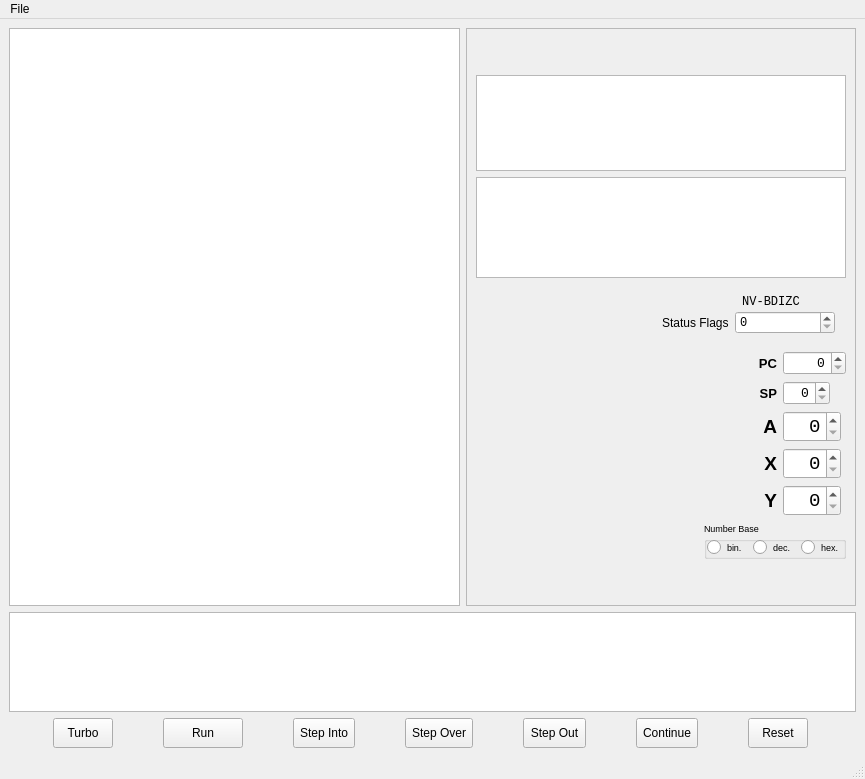
<?xml version="1.0" encoding="UTF-8"?>
<ui version="4.0">
 <class>MainWindow</class>
 <widget class="QMainWindow" name="MainWindow">
  <property name="geometry">
   <rect>
    <x>0</x>
    <y>0</y>
    <width>865</width>
    <height>779</height>
   </rect>
  </property>
  <property name="windowTitle">
   <string>6502 Assembler</string>
  </property>
  <widget class="QWidget" name="centralwidget">
   <layout class="QVBoxLayout" name="verticalLayout">
    <item>
     <layout class="QHBoxLayout" name="mainLayout">
      <item>
       <widget class="CodeEditor" name="codeEditor">
        <property name="font">
         <font>
          <family>Monospace</family>
          <pointsize>10</pointsize>
         </font>
        </property>
       </widget>
      </item>
      <item>
       <widget class="QFrame" name="rhsFrame">
        <property name="sizePolicy">
         <sizepolicy hsizetype="Preferred" vsizetype="Preferred">
          <horstretch>0</horstretch>
          <verstretch>0</verstretch>
         </sizepolicy>
        </property>
        <property name="frameShape">
         <enum>QFrame::StyledPanel</enum>
        </property>
        <property name="frameShadow">
         <enum>QFrame::Raised</enum>
        </property>
        <layout class="QGridLayout" name="gridLayout" columnstretch="0,0">
         <item row="4" column="1">
          <widget class="NumberBaseSpinBox" name="spnProgramCounter">
           <property name="sizePolicy">
            <sizepolicy hsizetype="Fixed" vsizetype="Fixed">
             <horstretch>0</horstretch>
             <verstretch>0</verstretch>
            </sizepolicy>
           </property>
           <property name="font">
            <font>
             <family>Monospace</family>
             <pointsize>10</pointsize>
            </font>
           </property>
           <property name="alignment">
            <set>Qt::AlignRight|Qt::AlignTrailing|Qt::AlignVCenter</set>
           </property>
           <property name="maximum">
            <number>65535</number>
           </property>
           <property name="displayIntegerBase">
            <number>16</number>
           </property>
          </widget>
         </item>
         <item row="7" column="0">
          <widget class="QLabel" name="labelX">
           <property name="font">
            <font>
             <pointsize>14</pointsize>
             <bold>true</bold>
            </font>
           </property>
           <property name="text">
            <string>X</string>
           </property>
           <property name="alignment">
            <set>Qt::AlignRight|Qt::AlignTrailing|Qt::AlignVCenter</set>
           </property>
          </widget>
         </item>
         <item row="5" column="0">
          <widget class="QLabel" name="labelSP">
           <property name="font">
            <font>
             <pointsize>10</pointsize>
             <bold>true</bold>
            </font>
           </property>
           <property name="text">
            <string>SP</string>
           </property>
           <property name="alignment">
            <set>Qt::AlignRight|Qt::AlignTrailing|Qt::AlignVCenter</set>
           </property>
          </widget>
         </item>
         <item row="7" column="1">
          <widget class="NumberBaseSpinBox" name="spnXRegister">
           <property name="sizePolicy">
            <sizepolicy hsizetype="Fixed" vsizetype="Fixed">
             <horstretch>0</horstretch>
             <verstretch>0</verstretch>
            </sizepolicy>
           </property>
           <property name="font">
            <font>
             <family>Monospace</family>
             <pointsize>14</pointsize>
            </font>
           </property>
           <property name="alignment">
            <set>Qt::AlignRight|Qt::AlignTrailing|Qt::AlignVCenter</set>
           </property>
           <property name="maximum">
            <number>255</number>
           </property>
           <property name="displayIntegerBase">
            <number>16</number>
           </property>
          </widget>
         </item>
         <item row="3" column="0" colspan="2">
          <widget class="QWidget" name="statusFlagsArea" native="true">
           <layout class="QHBoxLayout" name="horizontalLayout_5">
            <item>
             <spacer name="horizontalSpacer_2">
              <property name="orientation">
               <enum>Qt::Horizontal</enum>
              </property>
              <property name="sizeHint" stdset="0">
               <size>
                <width>40</width>
                <height>20</height>
               </size>
              </property>
             </spacer>
            </item>
            <item>
             <widget class="QWidget" name="widget" native="true">
              <layout class="QGridLayout" name="gridLayout_2">
               <property name="leftMargin">
                <number>2</number>
               </property>
               <property name="topMargin">
                <number>2</number>
               </property>
               <property name="rightMargin">
                <number>2</number>
               </property>
               <property name="bottomMargin">
                <number>2</number>
               </property>
               <property name="verticalSpacing">
                <number>2</number>
               </property>
               <item row="1" column="1">
                <widget class="NumberBaseSpinBox" name="spnStatusFlags">
                 <property name="minimumSize">
                  <size>
                   <width>100</width>
                   <height>0</height>
                  </size>
                 </property>
                 <property name="font">
                  <font>
                   <family>Monospace</family>
                   <pointsize>9</pointsize>
                  </font>
                 </property>
                 <property name="maximum">
                  <number>255</number>
                 </property>
                 <property name="displayIntegerBase">
                  <number>2</number>
                 </property>
                </widget>
               </item>
               <item row="1" column="0">
                <widget class="QLabel" name="label_4">
                 <property name="font">
                  <font>
                   <pointsize>9</pointsize>
                  </font>
                 </property>
                 <property name="text">
                  <string>Status Flags</string>
                 </property>
                </widget>
               </item>
               <item row="0" column="1">
                <widget class="QLabel" name="label">
                 <property name="font">
                  <font>
                   <family>Monospace</family>
                   <pointsize>9</pointsize>
                  </font>
                 </property>
                 <property name="text">
                  <string> NV-BDIZC</string>
                 </property>
                </widget>
               </item>
              </layout>
             </widget>
            </item>
           </layout>
          </widget>
         </item>
         <item row="1" column="0" colspan="2">
          <widget class="MemoryView" name="tvMemory">
           <property name="sizePolicy">
            <sizepolicy hsizetype="Fixed" vsizetype="Expanding">
             <horstretch>0</horstretch>
             <verstretch>0</verstretch>
            </sizepolicy>
           </property>
           <property name="minimumSize">
            <size>
             <width>370</width>
             <height>0</height>
            </size>
           </property>
           <property name="maximumSize">
            <size>
             <width>16777215</width>
             <height>100</height>
            </size>
           </property>
           <property name="font">
            <font>
             <family>Monospace</family>
             <pointsize>7</pointsize>
            </font>
           </property>
           <attribute name="horizontalHeaderDefaultSectionSize">
            <number>20</number>
           </attribute>
           <attribute name="verticalHeaderDefaultSectionSize">
            <number>20</number>
           </attribute>
          </widget>
         </item>
         <item row="4" column="0">
          <widget class="QLabel" name="labelPC">
           <property name="font">
            <font>
             <pointsize>10</pointsize>
             <bold>true</bold>
            </font>
           </property>
           <property name="text">
            <string>PC</string>
           </property>
           <property name="alignment">
            <set>Qt::AlignRight|Qt::AlignTrailing|Qt::AlignVCenter</set>
           </property>
          </widget>
         </item>
         <item row="5" column="1">
          <widget class="NumberBaseSpinBox" name="spnStackRegister">
           <property name="sizePolicy">
            <sizepolicy hsizetype="Fixed" vsizetype="Fixed">
             <horstretch>0</horstretch>
             <verstretch>0</verstretch>
            </sizepolicy>
           </property>
           <property name="font">
            <font>
             <family>Monospace</family>
             <pointsize>10</pointsize>
            </font>
           </property>
           <property name="alignment">
            <set>Qt::AlignRight|Qt::AlignTrailing|Qt::AlignVCenter</set>
           </property>
           <property name="maximum">
            <number>255</number>
           </property>
           <property name="displayIntegerBase">
            <number>16</number>
           </property>
          </widget>
         </item>
         <item row="8" column="0">
          <widget class="QLabel" name="labelY">
           <property name="font">
            <font>
             <pointsize>14</pointsize>
             <bold>true</bold>
            </font>
           </property>
           <property name="text">
            <string>Y</string>
           </property>
           <property name="alignment">
            <set>Qt::AlignRight|Qt::AlignTrailing|Qt::AlignVCenter</set>
           </property>
          </widget>
         </item>
         <item row="6" column="0">
          <widget class="QLabel" name="labelA">
           <property name="font">
            <font>
             <pointsize>14</pointsize>
             <bold>true</bold>
            </font>
           </property>
           <property name="text">
            <string>A</string>
           </property>
           <property name="alignment">
            <set>Qt::AlignRight|Qt::AlignTrailing|Qt::AlignVCenter</set>
           </property>
          </widget>
         </item>
         <item row="0" column="0">
          <spacer name="verticalSpacerTop">
           <property name="orientation">
            <enum>Qt::Vertical</enum>
           </property>
           <property name="sizeHint" stdset="0">
            <size>
             <width>20</width>
             <height>40</height>
            </size>
           </property>
          </spacer>
         </item>
         <item row="9" column="0" colspan="2">
          <widget class="QWidget" name="numberBaseArea" native="true">
           <layout class="QHBoxLayout" name="horizontalLayout_4">
            <property name="leftMargin">
             <number>0</number>
            </property>
            <property name="topMargin">
             <number>0</number>
            </property>
            <property name="rightMargin">
             <number>0</number>
            </property>
            <property name="bottomMargin">
             <number>0</number>
            </property>
            <item>
             <spacer name="horizontalSpacer">
              <property name="orientation">
               <enum>Qt::Horizontal</enum>
              </property>
              <property name="sizeHint" stdset="0">
               <size>
                <width>40</width>
                <height>20</height>
               </size>
              </property>
             </spacer>
            </item>
            <item>
             <widget class="QGroupBox" name="gbNumberBase">
              <property name="sizePolicy">
               <sizepolicy hsizetype="Fixed" vsizetype="Preferred">
                <horstretch>0</horstretch>
                <verstretch>0</verstretch>
               </sizepolicy>
              </property>
              <property name="font">
               <font>
                <pointsize>7</pointsize>
               </font>
              </property>
              <property name="title">
               <string>Number Base</string>
              </property>
              <layout class="QHBoxLayout" name="horizontalLayout_3">
               <property name="leftMargin">
                <number>0</number>
               </property>
               <property name="topMargin">
                <number>0</number>
               </property>
               <property name="rightMargin">
                <number>0</number>
               </property>
               <property name="bottomMargin">
                <number>0</number>
               </property>
               <item>
                <widget class="QRadioButton" name="rbNumBaseBin">
                 <property name="sizePolicy">
                  <sizepolicy hsizetype="Fixed" vsizetype="Fixed">
                   <horstretch>0</horstretch>
                   <verstretch>0</verstretch>
                  </sizepolicy>
                 </property>
                 <property name="text">
                  <string>bin.</string>
                 </property>
                 <attribute name="buttonGroup">
                  <string notr="true">rbgNumBase</string>
                 </attribute>
                </widget>
               </item>
               <item>
                <widget class="QRadioButton" name="rbNumBaseDec">
                 <property name="sizePolicy">
                  <sizepolicy hsizetype="Fixed" vsizetype="Fixed">
                   <horstretch>0</horstretch>
                   <verstretch>0</verstretch>
                  </sizepolicy>
                 </property>
                 <property name="text">
                  <string>dec.</string>
                 </property>
                 <attribute name="buttonGroup">
                  <string notr="true">rbgNumBase</string>
                 </attribute>
                </widget>
               </item>
               <item>
                <widget class="QRadioButton" name="rbNumBaseHex">
                 <property name="sizePolicy">
                  <sizepolicy hsizetype="Fixed" vsizetype="Fixed">
                   <horstretch>0</horstretch>
                   <verstretch>0</verstretch>
                  </sizepolicy>
                 </property>
                 <property name="text">
                  <string>hex.</string>
                 </property>
                 <attribute name="buttonGroup">
                  <string notr="true">rbgNumBase</string>
                 </attribute>
                </widget>
               </item>
              </layout>
             </widget>
            </item>
           </layout>
          </widget>
         </item>
         <item row="6" column="1">
          <widget class="NumberBaseSpinBox" name="spnAccumulator">
           <property name="sizePolicy">
            <sizepolicy hsizetype="Fixed" vsizetype="Fixed">
             <horstretch>0</horstretch>
             <verstretch>0</verstretch>
            </sizepolicy>
           </property>
           <property name="font">
            <font>
             <family>Monospace</family>
             <pointsize>14</pointsize>
            </font>
           </property>
           <property name="alignment">
            <set>Qt::AlignRight|Qt::AlignTrailing|Qt::AlignVCenter</set>
           </property>
           <property name="maximum">
            <number>255</number>
           </property>
           <property name="displayIntegerBase">
            <number>16</number>
           </property>
          </widget>
         </item>
         <item row="8" column="1">
          <widget class="NumberBaseSpinBox" name="spnYRegister">
           <property name="sizePolicy">
            <sizepolicy hsizetype="Fixed" vsizetype="Fixed">
             <horstretch>0</horstretch>
             <verstretch>0</verstretch>
            </sizepolicy>
           </property>
           <property name="font">
            <font>
             <family>Monospace</family>
             <pointsize>14</pointsize>
            </font>
           </property>
           <property name="alignment">
            <set>Qt::AlignRight|Qt::AlignTrailing|Qt::AlignVCenter</set>
           </property>
           <property name="maximum">
            <number>255</number>
           </property>
           <property name="displayIntegerBase">
            <number>16</number>
           </property>
          </widget>
         </item>
         <item row="10" column="0">
          <spacer name="verticalSpacerBottom">
           <property name="orientation">
            <enum>Qt::Vertical</enum>
           </property>
           <property name="sizeHint" stdset="0">
            <size>
             <width>20</width>
             <height>40</height>
            </size>
           </property>
          </spacer>
         </item>
         <item row="2" column="0" colspan="2">
          <widget class="WatchView" name="tvWatch">
           <property name="sizePolicy">
            <sizepolicy hsizetype="Fixed" vsizetype="Expanding">
             <horstretch>0</horstretch>
             <verstretch>0</verstretch>
            </sizepolicy>
           </property>
           <property name="minimumSize">
            <size>
             <width>370</width>
             <height>0</height>
            </size>
           </property>
           <property name="maximumSize">
            <size>
             <width>16777215</width>
             <height>104</height>
            </size>
           </property>
           <property name="font">
            <font>
             <family>Monospace</family>
             <pointsize>8</pointsize>
            </font>
           </property>
           <attribute name="verticalHeaderVisible">
            <bool>false</bool>
           </attribute>
           <attribute name="verticalHeaderDefaultSectionSize">
            <number>20</number>
           </attribute>
          </widget>
         </item>
        </layout>
       </widget>
      </item>
     </layout>
    </item>
    <item>
     <layout class="QHBoxLayout" name="consoleLayout">
      <property name="bottomMargin">
       <number>0</number>
      </property>
      <item>
       <widget class="QPlainTextEdit" name="teConsole">
        <property name="sizePolicy">
         <sizepolicy hsizetype="Expanding" vsizetype="Fixed">
          <horstretch>0</horstretch>
          <verstretch>0</verstretch>
         </sizepolicy>
        </property>
        <property name="maximumSize">
         <size>
          <width>16777215</width>
          <height>100</height>
         </size>
        </property>
        <property name="font">
         <font>
          <family>Monospace</family>
          <pointsize>10</pointsize>
         </font>
        </property>
        <property name="undoRedoEnabled">
         <bool>false</bool>
        </property>
       </widget>
      </item>
     </layout>
    </item>
    <item>
     <layout class="QHBoxLayout" name="bottomLayout">
      <item>
       <widget class="QToolButton" name="btnTurboRun">
        <property name="minimumSize">
         <size>
          <width>60</width>
          <height>30</height>
         </size>
        </property>
        <property name="text">
         <string>Turbo</string>
        </property>
        <property name="icon">
         <iconset theme="media-skip-forward">
          <normaloff>.</normaloff>.</iconset>
        </property>
        <property name="toolButtonStyle">
         <enum>Qt::ToolButtonTextBesideIcon</enum>
        </property>
       </widget>
      </item>
      <item>
       <widget class="QToolButton" name="btnRun">
        <property name="minimumSize">
         <size>
          <width>80</width>
          <height>30</height>
         </size>
        </property>
        <property name="text">
         <string>Run</string>
        </property>
        <property name="icon">
         <iconset theme="media-playback-start">
          <normaloff>.</normaloff>.</iconset>
        </property>
        <property name="toolButtonStyle">
         <enum>Qt::ToolButtonTextBesideIcon</enum>
        </property>
       </widget>
      </item>
      <item>
       <widget class="QToolButton" name="btnStepInto">
        <property name="minimumSize">
         <size>
          <width>60</width>
          <height>30</height>
         </size>
        </property>
        <property name="text">
         <string>Step Into</string>
        </property>
        <property name="icon">
         <iconset theme="go-bottom">
          <normaloff>.</normaloff>.</iconset>
        </property>
        <property name="toolButtonStyle">
         <enum>Qt::ToolButtonTextBesideIcon</enum>
        </property>
       </widget>
      </item>
      <item>
       <widget class="QToolButton" name="btnStepOver">
        <property name="minimumSize">
         <size>
          <width>60</width>
          <height>30</height>
         </size>
        </property>
        <property name="text">
         <string>Step Over</string>
        </property>
        <property name="icon">
         <iconset theme="go-jump">
          <normaloff>.</normaloff>.</iconset>
        </property>
        <property name="toolButtonStyle">
         <enum>Qt::ToolButtonTextBesideIcon</enum>
        </property>
       </widget>
      </item>
      <item>
       <widget class="QToolButton" name="btnStepOut">
        <property name="minimumSize">
         <size>
          <width>60</width>
          <height>30</height>
         </size>
        </property>
        <property name="text">
         <string>Step Out</string>
        </property>
        <property name="icon">
         <iconset theme="go-top">
          <normaloff>.</normaloff>.</iconset>
        </property>
        <property name="toolButtonStyle">
         <enum>Qt::ToolButtonTextBesideIcon</enum>
        </property>
       </widget>
      </item>
      <item>
       <widget class="QToolButton" name="btnContinue">
        <property name="minimumSize">
         <size>
          <width>60</width>
          <height>30</height>
         </size>
        </property>
        <property name="text">
         <string>Continue</string>
        </property>
        <property name="icon">
         <iconset theme="go-next">
          <normaloff>.</normaloff>.</iconset>
        </property>
        <property name="toolButtonStyle">
         <enum>Qt::ToolButtonTextBesideIcon</enum>
        </property>
       </widget>
      </item>
      <item>
       <widget class="QToolButton" name="btnReset">
        <property name="minimumSize">
         <size>
          <width>60</width>
          <height>30</height>
         </size>
        </property>
        <property name="text">
         <string>Reset</string>
        </property>
        <property name="icon">
         <iconset theme="media-playlist-repeat">
          <normaloff>.</normaloff>.</iconset>
        </property>
        <property name="toolButtonStyle">
         <enum>Qt::ToolButtonTextBesideIcon</enum>
        </property>
       </widget>
      </item>
     </layout>
    </item>
   </layout>
  </widget>
  <widget class="QMenuBar" name="menubar">
   <property name="geometry">
    <rect>
     <x>0</x>
     <y>0</y>
     <width>865</width>
     <height>23</height>
    </rect>
   </property>
   <widget class="QMenu" name="menuFile">
    <property name="title">
     <string>File</string>
    </property>
    <addaction name="actionOpen"/>
    <addaction name="actionSave"/>
    <addaction name="actionSaveAs"/>
    <addaction name="separator"/>
    <addaction name="actionAssembleOnly"/>
    <addaction name="separator"/>
    <addaction name="actionTurboRun"/>
    <addaction name="actionRun"/>
    <addaction name="actionStepInto"/>
    <addaction name="actionStepOver"/>
    <addaction name="actionStepOut"/>
    <addaction name="actionContinue"/>
    <addaction name="actionReset"/>
    <addaction name="separator"/>
    <addaction name="actionExit"/>
   </widget>
   <addaction name="menuFile"/>
  </widget>
  <widget class="QStatusBar" name="statusbar"/>
  <action name="actionExit">
   <property name="text">
    <string>Exit</string>
   </property>
  </action>
  <action name="actionRun">
   <property name="text">
    <string>Run</string>
   </property>
  </action>
  <action name="actionOpen">
   <property name="text">
    <string>Open...</string>
   </property>
  </action>
  <action name="actionSave">
   <property name="text">
    <string>Save</string>
   </property>
  </action>
  <action name="actionStepInto">
   <property name="text">
    <string>Step Into</string>
   </property>
  </action>
  <action name="actionReset">
   <property name="text">
    <string>Reset</string>
   </property>
  </action>
  <action name="actionSaveAs">
   <property name="text">
    <string>Save As...</string>
   </property>
  </action>
  <action name="actionStepOver">
   <property name="text">
    <string>Step Over</string>
   </property>
  </action>
  <action name="actionStepOut">
   <property name="text">
    <string>Step Out</string>
   </property>
  </action>
  <action name="actionContinue">
   <property name="text">
    <string>Continue</string>
   </property>
  </action>
  <action name="actionTurboRun">
   <property name="text">
    <string>Turbo</string>
   </property>
  </action>
  <action name="actionAssembleOnly">
   <property name="text">
    <string>Assemble Only</string>
   </property>
  </action>
 </widget>
 <customwidgets>
  <customwidget>
   <class>CodeEditor</class>
   <extends>QPlainTextEdit</extends>
   <header>codeeditor.h</header>
  </customwidget>
  <customwidget>
   <class>NumberBaseSpinBox</class>
   <extends>QSpinBox</extends>
   <header>numberbasespinbox.h</header>
  </customwidget>
  <customwidget>
   <class>MemoryView</class>
   <extends>QTableView</extends>
   <header>memoryview.h</header>
  </customwidget>
  <customwidget>
   <class>WatchView</class>
   <extends>QTableView</extends>
   <header>watchview.h</header>
  </customwidget>
 </customwidgets>
 <resources/>
 <connections/>
 <buttongroups>
  <buttongroup name="rbgNumBase"/>
 </buttongroups>
</ui>
